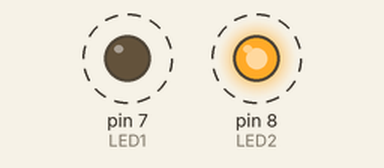
A sketch run on a simulated Arduino Uno, built with avr-gcc and run on an emulated ATmega328P. Parts: output pins drawn as LEDs (lit = HIGH). Dashed ring = blinking.

Above: at 0.5 s.
Timing chart, 0 to 4.6 s (numbered marks = the images above):
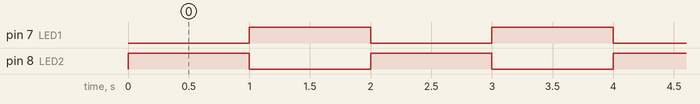

The sketch:

2ledcontrol.ino
```cpp
#define LED1 7
#define LED2 8
int delayAmount = 1000;
void setup() {
  // put your setup code here, to run once:
  pinMode(LED1, OUTPUT);
  pinMode(LED2, OUTPUT);
}

void loop() {
  // put your main code here, to run repeatedly:
  analogWrite(LED1, 0);
  analogWrite(LED2, 255);
  delay(delayAmount);
  analogWrite(LED1, 255);
  analogWrite(LED2, 0);
  delay(delayAmount);
}
```

Measured:
- by itself, pin 7 (LED1), pin 8 (LED2): alternates HIGH for 1.0 s and LOW for 1.0 s
